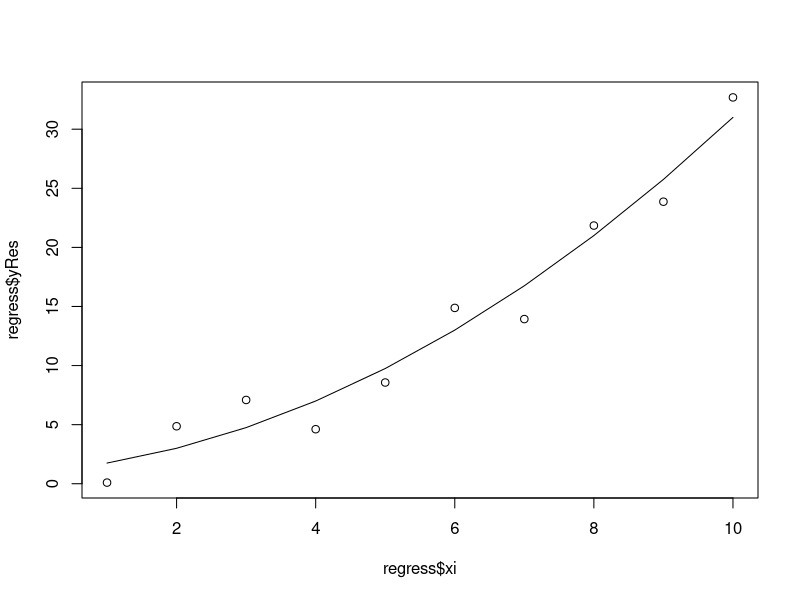
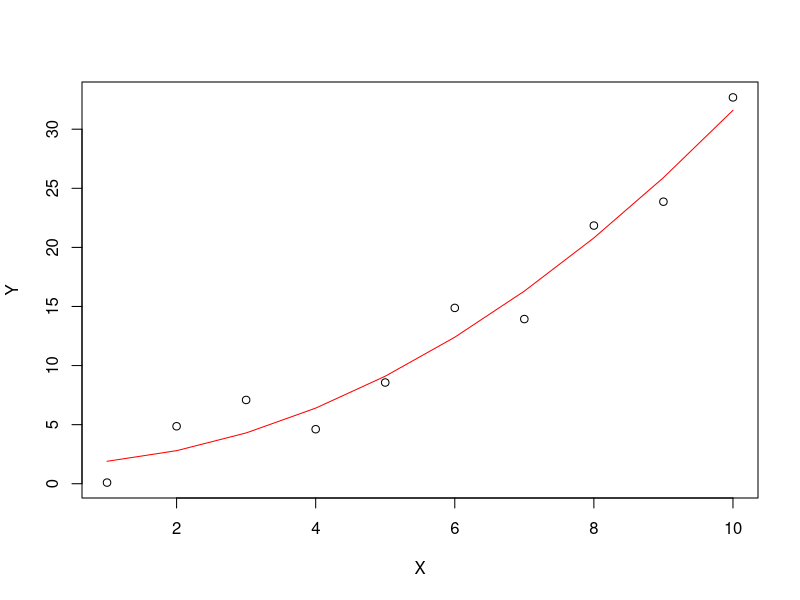

Reproduce these figures in R, in order.
## ---- chunk 1
knitr::opts_chunk$set(echo = TRUE)
library(tidyverse)
## ---- chunk 2
# create data

realA=11.2
realB=3.1
realC=1.89

modFunc<-function(x,A=1,B=1,C=1){
  yPrd = A + B*x + C*x^2
  return(yPrd)
} #function to run the model (excludes process error, no w)

dat<-data.frame(xVals=seq(1,50,by=2))%>%
  mutate(yObs=modFunc(xVals,A=realA,B=realB,C=realC)+runif(1,min = -5,max = 5)) # create "observed Y" by running the model with "real" values and adding in random values for w

# set ranges for A, B, C

Amin=5
Amax=15

Bmin=0
Bmax=5

Cmin=0
Cmax=3

# set step increment
stpA=0.25
stpB=0.5
stpC=0.1

## ---- chunk 3

Avec=seq(Amin,Amax,by=stpA)
Bvec=seq(Bmin,Bmax,by=stpB)
Cvec=seq(Cmin,Cmax,by=stpC)

# Avec=seq(1,5,by=1)
# Bvec=seq(1,10,by=2)
# Cvec=seq(1,2,by=0.1)

srchAry<-array(data=0, dim=c(length(Avec),
                              length(Bvec),
                              length(Cvec)))


for(k in 1:length(Cvec)){
  cIn<-Cvec[k]
  for(j in 1:length(Bvec)){
    bIn<-Bvec[j]
    for(i in 1:length(Avec)){
      aIn<-Avec[i]
      # print(c(aIn,bIn,cIn))
      # print(c(i,j,k))
        iDat<-dat %>%
          mutate(yPred=sapply(dat$xVals,function(x) modFunc(x,aIn,bIn,cIn)))%>%
          mutate(ssqi=(yPred-yObs)^2)#%>%
         
        srchAry[i,j,k]<-sum(iDat$ssqi)
    }
  }
}

minSSQ<-which(srchAry==min(srchAry),arr.ind = T)
Aest<-Avec[minSSQ[1]]
Best<-Bvec[minSSQ[2]]
Cest<-Cvec[minSSQ[3]]
print(c(Aest,Best,Cest))

ssq<-srchAry[minSSQ]
ssq
## ---- chunk 4
mod1<-lm(dat$yObs~poly(dat$xVals,degree=2,raw=T))
# or use lm(dat$yObs~dat$xVals+dat$xVals^2)

summary(mod1)
## ---- chunk 5
A=1#12
B=0.5#3
C=0.25#0.5

n=10#20

Wi=runif(n=n,min = -3,max = 3)

i=1

xi<-c(1:10)

## ---- chunk 6
regress<-data.frame(xi=xi,
                    uncert=Wi) %>%
  mutate(yEst=A+B*xi+C*xi^2) %>%
  mutate(yRes=A+B*xi+C*xi^2+Wi)

plot(regress$xi,regress$yRes)
lines(regress$xi,regress$yEst)

regress

## ---- chunk 7

Av=seq(0,2,by=0.2)
Bv=seq(0,2,by=0.1)
Cv=seq(0,2,by=0.1)

# Avec=seq(1,5,by=1)
# Bvec=seq(1,10,by=2)
# Cvec=seq(1,2,by=0.1)

srchAry2<-array(data=0, dim=c(length(Av),
                              length(Bv),
                              length(Cv)))


for(k in 1:length(Cv)){
  cIn2<-Cv[k]
  for(j in 1:length(Bv)){
    bIn2<-Bv[j]
    for(i in 1:length(Av)){
      aIn2<-Av[i]
      # print(c(aIn,bIn,cIn))
      # print(c(i,j,k))
        iDat2<-regress %>%
          mutate(yPred=sapply(regress$xi,function(x) modFunc(x,aIn2,bIn2,cIn2)))%>%
          mutate(ssqi=(yPred-yRes)^2)#%>%
         
        srchAry2[i,j,k]<-sum(iDat2$ssqi)
    }
  }
}

minSSQ<-which(srchAry2==min(srchAry2),arr.ind = T)
Aest2<-Av[minSSQ[1]]
Best2<-Bv[minSSQ[2]]
Cest2<-Cv[minSSQ[3]]
print(c(Aest2,Best2,Cest2))

ssq2<-srchAry2[minSSQ]
ssq2
## ---- chunk 8
regress2<-regress%>%
  mutate(yPred=Aest2 + Best2*xi + Cest2*xi^2)

plot(regress2$xi,regress2$yRes,xlab="X",ylab="Y")
lines(regress2$xi,regress2$yPred,col="red")

regress

## ---- chunk 9

Av=seq(0,2,by=0.2)
Bv=seq(0,2,by=0.1)
Cv=seq(0,2,by=0.1)

srchAry2<-array(data=0, dim=c(length(Av),
                              length(Bv),
                              length(Cv)))


for(k in 1:length(Cv)){
  cIn2<-Cv[k]
  for(j in 1:length(Bv)){
    bIn2<-Bv[j]
    for(i in 1:length(Av)){
      aIn2<-Av[i]
      # print(c(aIn,bIn,cIn))
      # print(c(i,j,k))
        iDat2<-regress %>%
          mutate(yPred=sapply(regress$xi,function(x) modFunc(x,aIn2,bIn2,cIn2)))%>%
          mutate(ssqi=(yPred-yRes)^2)#%>%
         
        srchAry2[i,j,k]<-sum(iDat2$ssqi)
    }
  }
}

minSSQ<-which(srchAry2==min(srchAry2),arr.ind = T)
Aest2<-Av[minSSQ[1]]
Best2<-Bv[minSSQ[2]]
Cest2<-Cv[minSSQ[3]]
print(c(Aest2,Best2,Cest2))

ssq2<-srchAry2[minSSQ]
ssq2
## ---- chunk 10

m<-3
modVal<-ssq2/(nrow(regress)-2*(m))

modVal
